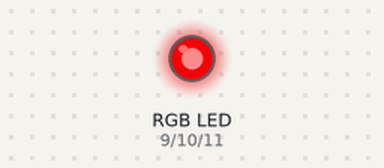
Recording of a sketch running on a simulated Arduino Uno, built with avr-gcc and run on an emulated ATmega328P. Shown: an RGB LED mixed from three pins (HIGH = lit).

Above: at 0.05 s.
At 0.15 s:
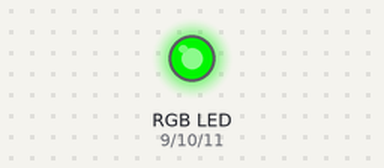
At 0.3 s:
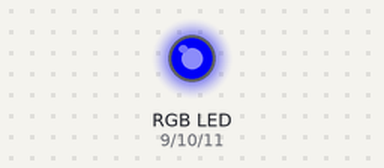
Timing chart, 0 to 3.0 s (numbered marks = the images above):
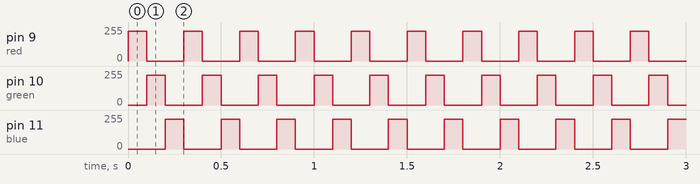

Measured:
- by itself, pin 9 (red), pin 10 (green), pin 11 (blue): alternates 225/255 for 0.10 s and 0/255 for 0.20 s

The sketch:

rgb.ino
```cpp
// variabel interger
int red = 9; // int pin 9
int green = 10; // int pin 10
int blue = 11; // int pin 11


void setup() {
  // put your setup code here, to run once:
  pinMode(red, OUTPUT);
  pinMode(green, OUTPUT);
  pinMode(blue, OUTPUT);
}

void loop() {
  // put your main code here, to run repeatedly:
  analogWrite(red, 225);// konfigurasi led merah
  analogWrite(green, 0);
  analogWrite(blue, 0);
  delay(100); // jarak kedip antar lampu
  analogWrite(red, 0);
  analogWrite(green, 225);// konfigurasi led hijau
  analogWrite(blue, 0);
  delay(100); // jarak kedip antar lampu
  analogWrite(red, 0);
  analogWrite(green, 0);
  analogWrite(blue, 225);// konfigurasi led biru
  delay(100); // jarak kedip antar lampu

}
```
